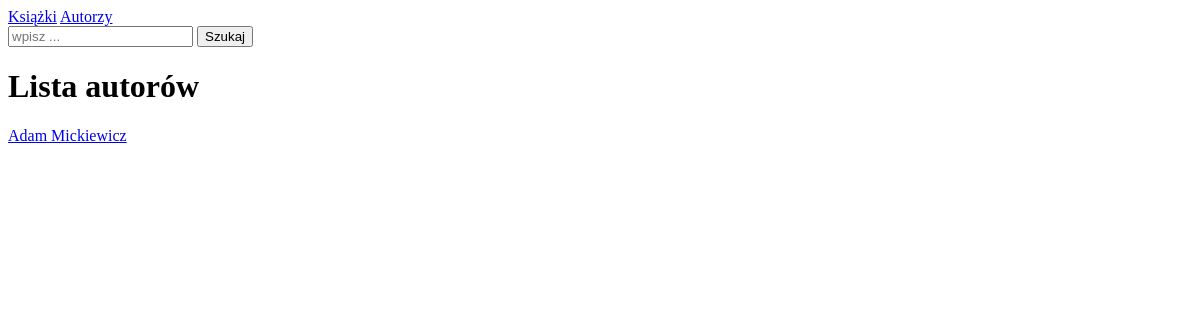
The app's page /authors/, older data.
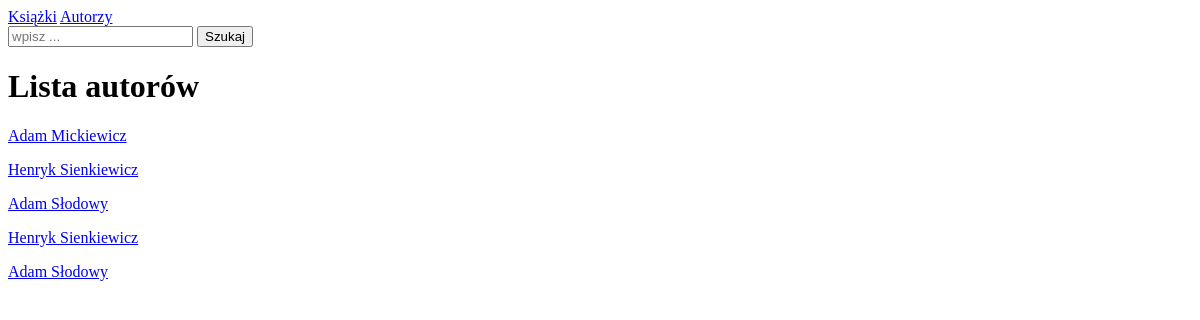
The same page, newer data.
### library/models.py (models this page shows)
class Author(models.Model):
    name = models.CharField(max_length=128)
    surname = models.CharField(max_length=128)
    birth_year = models.IntegerField()
    death_year = models.IntegerField(null=True, blank=True)
    def __str__(self):
        return f"{self.name} {self.surname}"

### library/views.py (the view)
# urls.py: path("authors/", views.authors_list, name="authors_list"),
def authors_list(request):
    q = request.GET.get("q")
    page_number = request.GET.get("page", 1)
    objects_per_page = request.GET.get("per_page", 10)
    if not q:
        authors = Author.objects.all()
    else:
        authors = Author.objects.filter(Q(name__icontains=q) | Q(surname__icontains=q))
    return render(request, "library/authors_list.html", {"authors": authors})

### library/templates/library/authors_list.html (shortened to what this page needs)
{% extends 'base.html' %}
{% block content %}
{% include 'library/_search_form.html' %}
<h1>Lista autorów</h1>
{% for author in authors %}
  <p><a href="{% url 'author_details' author.id %}">{{ author }}</a></p>
{% endfor %}
{% endblock %}

Row changes from the older to the newer data that the page shows:
added Author: name+surname "Henryk Sienkiewicz"
added Author: name+surname "Adam Słodowy"
added Author: name+surname "Henryk Sienkiewicz"
added Author: name+surname "Adam Słodowy"
